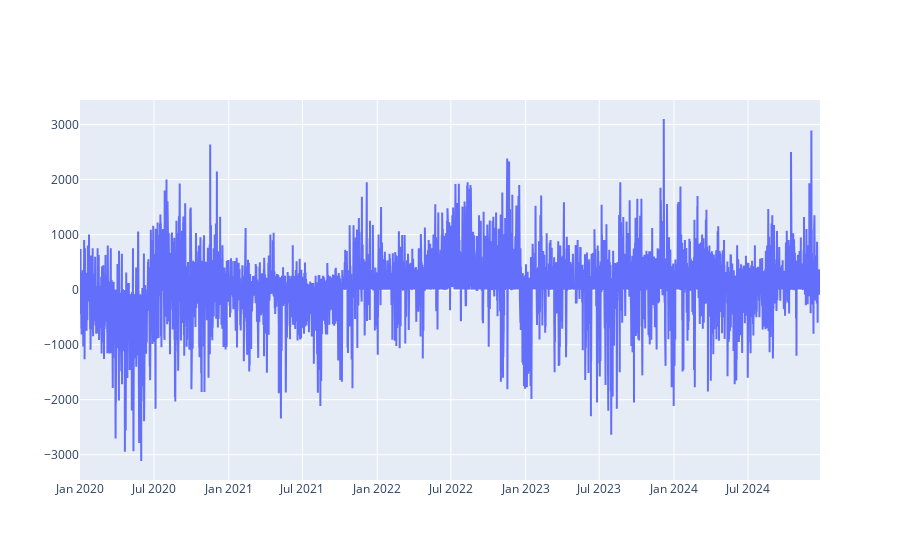

The notebook cell saved with this chart:
### Code cell
fig = go.Figure(go.Scatter(x = complete_df['startTime'], y = complete_df['netVolume']))
fig.show()

### Figure 1 — Plotly figure (JSON) as saved in the notebook; plotly's stock layout.template omitted (floating-point values rounded to 4 significant figures; data arrays with more than 128 entries replaced by an {"elided": "..."} marker saying what was removed)
{"data": [{"type": "scatter", "x": {"elided": "62926 str values"}, "y": {"elided": "62926 float values"}}], "layout": {}}
